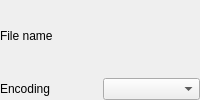
    <widget class="QWidget" name="widget_3" native="true">
     <property name="sizePolicy">
      <sizepolicy hsizetype="Preferred" vsizetype="Fixed">
       <horstretch>0</horstretch>
       <verstretch>0</verstretch>
      </sizepolicy>
     </property>
     <property name="acceptDrops">
      <bool>true</bool>
     </property>
     <layout class="QVBoxLayout" name="verticalLayout">
      <property name="leftMargin">
       <number>0</number>
      </property>
      <property name="topMargin">
       <number>0</number>
      </property>
      <property name="rightMargin">
       <number>0</number>
      </property>
      <property name="bottomMargin">
       <number>0</number>
      </property>
      <item>
       <layout class="QHBoxLayout" name="horizontalLayout_5">
        <property name="topMargin">
         <number>0</number>
        </property>
        <item>
         <widget class="QLabel" name="textLabelFileName">
          <property name="sizePolicy">
           <sizepolicy hsizetype="Minimum" vsizetype="Minimum">
            <horstretch>0</horstretch>
            <verstretch>0</verstretch>
           </sizepolicy>
          </property>
          <property name="text">
           <string>File name</string>
          </property>
          <property name="indent">
           <number>0</number>
          </property>
         </widget>
        </item>
        <item>
         <widget class="QgsFileWidget" name="mFileWidget" native="true"/>
        </item>
       </layout>
      </item>
      <item>
       <layout class="QHBoxLayout" name="horizontalLayout_6">
        <property name="topMargin">
         <number>0</number>
        </property>
        <item>
         <widget class="QLabel" name="lblEncoding">
          <property name="text">
           <string>Encoding</string>
          </property>
         </widget>
        </item>
        <item>
         <widget class="QComboBox" name="cmbEncoding">
          <property name="toolTip">
           <string>Select the file encoding</string>
          </property>
          <property name="statusTip">
           <string>Select the file encoding</string>
          </property>
          <property name="insertPolicy">
           <enum>QComboBox::InsertPolicy::InsertAtTop</enum>
          </property>
         </widget>
        </item>
       </layout>
      </item>
     </layout>
    </widget>
